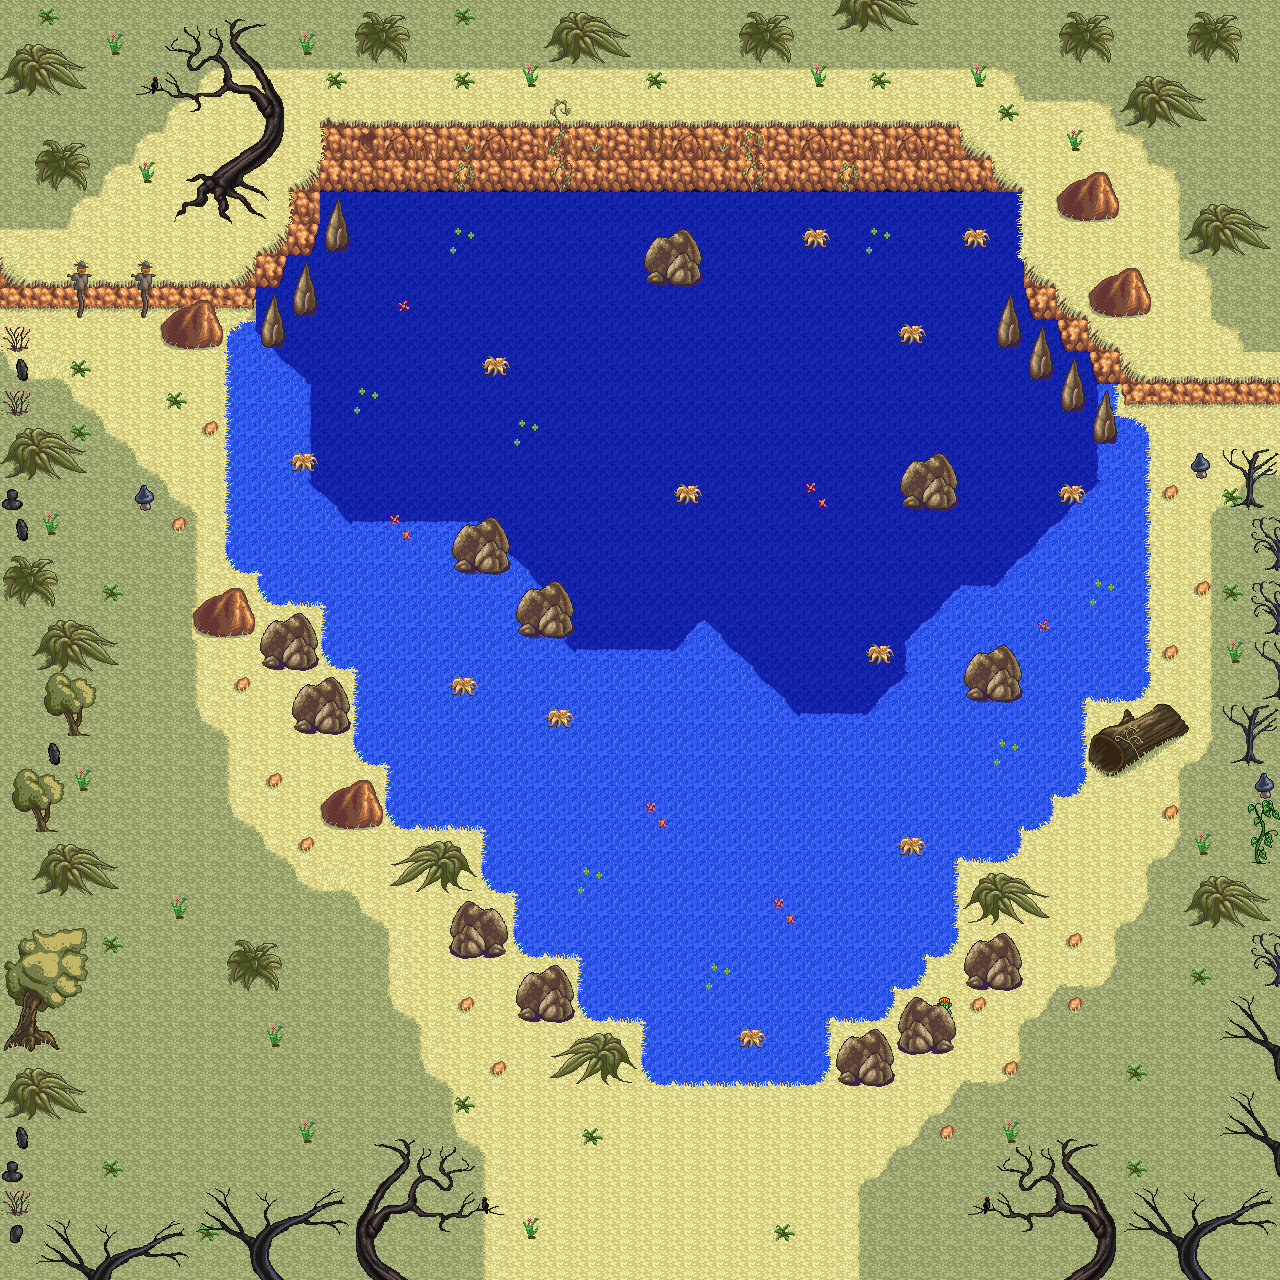

Below is a game level as drawn by its tile map, then a one-line description and the .tmx that defines it (tile-layer data replaced by summaries):
An orthogonal 40x40 tile map with 32x32 px tiles, 8 tile layers (Wiese 1, Wiese 2, Steine und Sträucher, Wasser, ...), 7 tilesets and 2 objects (spsee, exsee).

<map version="1.0" orientation="orthogonal" renderorder="right-down" width="40" height="40" tilewidth="32" tileheight="32" nextobjectid="9">
 <tileset firstgid="1" name="225835_hyptosis_tile-art-batch-1" tilewidth="32" tileheight="32" tilecount="900" columns="30">
  <image source="../Downloads/hyptosis tiles/225835_hyptosis_tile-art-batch-1.png" width="960" height="960" />
 </tileset>
 <tileset firstgid="901" name="225836_hyptosis_til-art-batch-2" tilewidth="32" tileheight="32" tilecount="900" columns="30">
  <image source="../Downloads/hyptosis tiles/225836_hyptosis_til-art-batch-2.png" width="960" height="960" />
 </tileset>
 <tileset firstgid="1801" name="225837_hyptosis_tile-art-batch-3" tilewidth="32" tileheight="32" tilecount="900" columns="30">
  <image source="../Downloads/hyptosis tiles/225837_hyptosis_tile-art-batch-3.png" width="960" height="960" />
 </tileset>
 <tileset firstgid="2701" name="beach tileset" tilewidth="32" tileheight="32" tilecount="256" columns="8">
  <image source="../Downloads/hyptosis tiles/beach tileset.png" width="256" height="1024" />
 </tileset>
 <tileset firstgid="2957" name="test" tilewidth="32" tileheight="32" tilecount="240" columns="20">
  <image source="../Downloads/hyptosis tiles/verdunkeln.png" width="640" height="400" />
 </tileset>
 <tileset firstgid="3197" name="Wasserfelsen" tilewidth="32" tileheight="32" tilecount="4" columns="2">
  <image source="../Downloads/hyptosis tiles/Wasserfelsen.png" width="64" height="64" />
 </tileset>
 <tileset firstgid="3201" name="Nachtfilter" tilewidth="32" tileheight="32" tilecount="4" columns="2">
  <image source="../Downloads/hyptosis tiles/Nachtfilter.png" width="64" height="64" />
 </tileset>
 <layer name="Wiese 1" width="40" height="40">
  <data>[1600 cells, 1600 non-empty, 2 distinct tile ids]</data>
 </layer>
 <layer name="Wiese 2" width="40" height="40">
  <data>[1600 cells, 1057 non-empty, 14 distinct tile ids]</data>
 </layer>
 <layer name="Steine und Sträucher" width="40" height="40">
  <data>[1600 cells, 54 non-empty, 3 distinct tile ids]</data>
 </layer>
 <layer name="Wasser" width="40" height="40">
  <data>[1600 cells, 552 non-empty, 6 distinct tile ids]</data>
 </layer>
 <layer name="Tiefes Wasser 1" width="40" height="40">
  <data>[1600 cells, 323 non-empty, 5 distinct tile ids]</data>
 </layer>
 <layer name="Collision" width="40" height="40">
  <data>[1600 cells, 920 non-empty, 133 distinct tile ids]</data>
 </layer>
 <layer name="Tiefes Wasser 2" width="40" height="40">
  <data>[1600 cells, 24 non-empty, 1 distinct tile ids]</data>
 </layer>
 <layer name="Glättung" width="40" height="40">
  <data>[1600 cells, 76 non-empty, 5 distinct tile ids]</data>
 </layer>
 <objectgroup name="Spawnpoints">
  <object id="7" name="spsee" x="688" y="1224" width="32" height="32" />
 </objectgroup>
 <objectgroup name="Exitpoints">
  <object id="6" name="exsee" x="432" y="1264" width="583" height="29" />
 </objectgroup>
</map>
